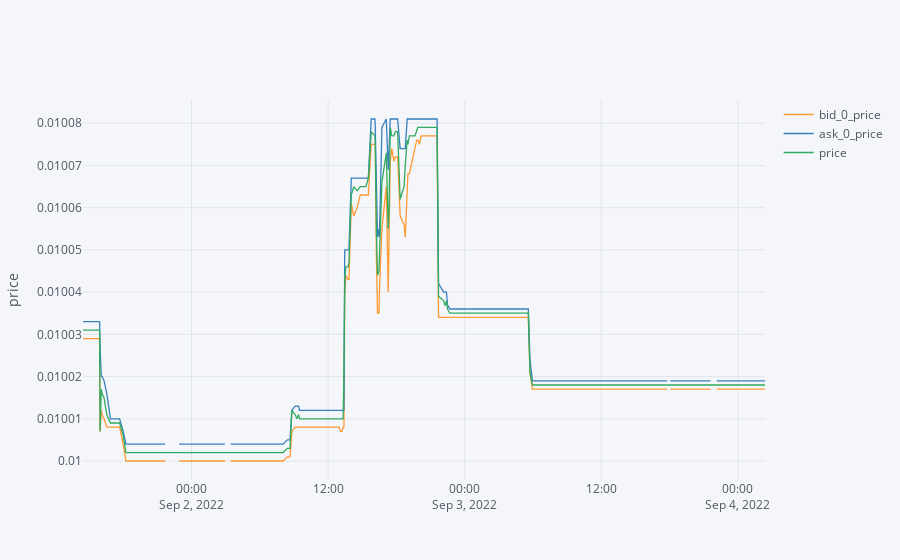

Here is the notebook cell this chart was saved with:
### Markdown cell above
### Plots

### Code cell
# Plot trades and the spread
df_to_plot.set_index('trade_received_time')[['bid_0_price', 'ask_0_price', 'price']][:3000:10].iplot(yTitle = 'price')

### Figure 1 — Plotly figure (JSON) as saved in the notebook; plotly's stock layout.template omitted (floating-point values rounded to 4 significant figures; data arrays with more than 128 entries replaced by an {"elided": "..."} marker saying what was removed)
{"data": [{"line": {"color": "rgba(255, 153, 51, 1.0)", "dash": "solid", "shape": "linear", "width": 1.3}, "mode": "lines", "name": "bid_0_price", "text": "", "type": "scatter", "x": {"elided": "300 str values"}, "y": {"elided": "300 mixed values"}}, {"line": {"color": "rgba(55, 128, 191, 1.0)", "dash": "solid", "shape": "linear", "width": 1.3}, "mode": "lines", "name": "ask_0_price", "text": "", "type": "scatter", "x": {"elided": "300 str values"}, "y": {"elided": "300 mixed values"}}, {"line": {"color": "rgba(50, 171, 96, 1.0)", "dash": "solid", "shape": "linear", "width": 1.3}, "mode": "lines", "name": "price", "text": "", "type": "scatter", "x": {"elided": "300 str values"}, "y": {"elided": "300 float values"}}], "layout": {"legend": {"bgcolor": "#F5F6F9", "font": {"color": "#4D5663"}}, "paper_bgcolor": "#F5F6F9", "plot_bgcolor": "#F5F6F9", "title": {"font": {"color": "#4D5663"}}, "xaxis": {"gridcolor": "#E1E5ED", "showgrid": true, "tickfont": {"color": "#4D5663"}, "title": {"font": {"color": "#4D5663"}, "text": ""}, "zerolinecolor": "#E1E5ED"}, "yaxis": {"gridcolor": "#E1E5ED", "showgrid": true, "tickfont": {"color": "#4D5663"}, "title": {"font": {"color": "#4D5663"}, "text": "price"}, "zerolinecolor": "#E1E5ED"}}}
